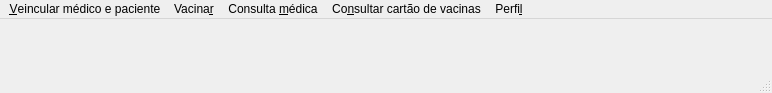
<?xml version="1.0" encoding="UTF-8"?>
<ui version="4.0">
 <class>menuWindow</class>
 <widget class="QMainWindow" name="menuWindow">
  <property name="geometry">
   <rect>
    <x>0</x>
    <y>0</y>
    <width>772</width>
    <height>93</height>
   </rect>
  </property>
  <property name="font">
   <font>
    <family>Tahoma</family>
   </font>
  </property>
  <property name="windowTitle">
   <string>Sistema Unificado de Saúde</string>
  </property>
  <widget class="QWidget" name="centralwidget"/>
  <widget class="QMenuBar" name="menubar">
   <property name="geometry">
    <rect>
     <x>0</x>
     <y>0</y>
     <width>772</width>
     <height>23</height>
    </rect>
   </property>
   <widget class="QMenu" name="menuVacina">
    <property name="title">
     <string>Vacina&amp;r</string>
    </property>
    <addaction name="actionCadastrar"/>
    <addaction name="actionVisualizarCartao"/>
   </widget>
   <widget class="QMenu" name="menuPerfil">
    <property name="title">
     <string>Perfi&amp;l</string>
    </property>
    <addaction name="actionConfiguracoes"/>
    <addaction name="actionHistoricoConsultas"/>
    <addaction name="actionSair"/>
   </widget>
   <widget class="QMenu" name="menuMedicamentos">
    <property name="title">
     <string>&amp;Veincular médico e paciente</string>
    </property>
    <addaction name="relacionarMedicoPaciente"/>
   </widget>
   <widget class="QMenu" name="menuConsultas">
    <property name="title">
     <string>Consulta &amp;médica</string>
    </property>
    <addaction name="actionCriarConsulta"/>
    <addaction name="actionConsultasMarcadas"/>
   </widget>
   <widget class="QMenu" name="menuConsultar_cart_o_de_vacinas">
    <property name="title">
     <string>Co&amp;nsultar cartão de vacinas</string>
    </property>
    <addaction name="actionConsultarCartao"/>
    <addaction name="actionImprimir"/>
    <addaction name="actionGerar_QR_Code"/>
   </widget>
   <addaction name="menuMedicamentos"/>
   <addaction name="menuVacina"/>
   <addaction name="menuConsultas"/>
   <addaction name="menuConsultar_cart_o_de_vacinas"/>
   <addaction name="menuPerfil"/>
  </widget>
  <widget class="QStatusBar" name="statusbar"/>
  <action name="actionAdiconar_Sintomas">
   <property name="text">
    <string>Adiconar Sintomas</string>
   </property>
  </action>
  <action name="actionCadastrar">
   <property name="text">
    <string>&amp;Cadastrar vacina</string>
   </property>
  </action>
  <action name="actionConfiguracoes">
   <property name="text">
    <string>&amp;Configurações</string>
   </property>
  </action>
  <action name="relacionarMedicoPaciente">
   <property name="text">
    <string>&amp;Relacionar Paciente/Médico</string>
   </property>
  </action>
  <action name="actionHistoricoConsultas">
   <property name="text">
    <string>&amp;Histórico de Consultas</string>
   </property>
  </action>
  <action name="actionCriarConsulta">
   <property name="text">
    <string>&amp;Criar consulta</string>
   </property>
  </action>
  <action name="actionCancelar_Consulta">
   <property name="text">
    <string>Cancelar consulta</string>
   </property>
  </action>
  <action name="actionInforma_es_de_consulta">
   <property name="text">
    <string>Informações de consulta</string>
   </property>
  </action>
  <action name="actionRelat_rio_da_consulta">
   <property name="text">
    <string>Relatório da consulta</string>
   </property>
  </action>
  <action name="actionConsultasMarcadas">
   <property name="text">
    <string>Consultas &amp;marcadas</string>
   </property>
  </action>
  <action name="actionConsultar_hist_rico">
   <property name="text">
    <string>Consultar histórico</string>
   </property>
  </action>
  <action name="actionVisualizarCartao">
   <property name="text">
    <string>&amp;Visualizar cartão</string>
   </property>
  </action>
  <action name="actionConsultarCartao">
   <property name="text">
    <string>&amp;Consultar Cartão</string>
   </property>
  </action>
  <action name="actionImprimir">
   <property name="enabled">
    <bool>false</bool>
   </property>
   <property name="text">
    <string>&amp;Imprimir</string>
   </property>
  </action>
  <action name="actionGerar_QR_Code">
   <property name="enabled">
    <bool>false</bool>
   </property>
   <property name="text">
    <string>&amp;Gerar QR Code</string>
   </property>
  </action>
  <action name="actionSair">
   <property name="text">
    <string>&amp;Sair</string>
   </property>
  </action>
 </widget>
 <resources/>
 <connections/>
</ui>
